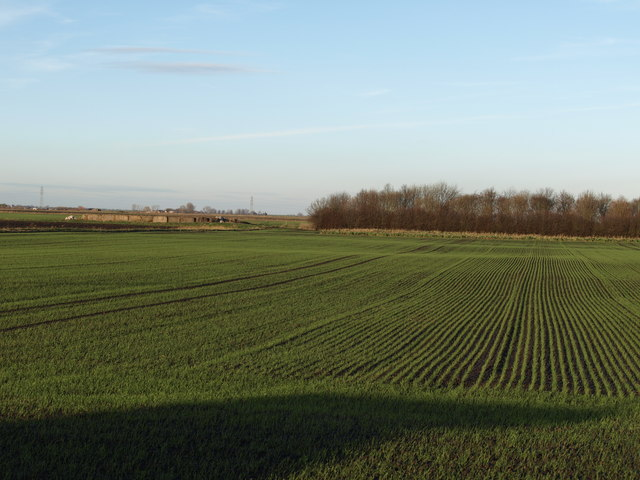
#> input picture samples/crop_rows.jpg, 640 x 480 px
$ python row_detect.py samples/crop_rows.jpg
#> lines starting #> are read from the running program, lines starting #| are printed output that depends on the picture; after the words box and inside, x2 and y2 are one past the last pixel; in counts of white or black regions, pixels touching at a corner belong together
"""ExG + Hough/RANSAC crop-row guidance. No learned weights or network calls."""
from __future__ import annotations

import argparse
import json
from pathlib import Path
import sys

import cv2
import numpy as np


def vegetation_mask(image: np.ndarray, roi_top: float) -> np.ndarray:
    """Normalized excess green: 2g-r-b, with Otsu and a positive-green floor."""
    b, g, r = cv2.split(image.astype(np.float32))
    total = np.maximum(r + g + b, 1)
    exg = (2 * g - r - b) / total
    positive = np.uint8(np.clip(exg, 0, 1) * 255)
    y0 = int(image.shape[0] * roi_top)
    threshold, _ = cv2.threshold(positive[y0:], 0, 255, cv2.THRESH_BINARY + cv2.THRESH_OTSU)
    mask = np.uint8((positive > max(15, threshold)) & (g > r * 1.04) & (g > b * 1.02)) * 255
    mask[:y0] = 0
    return cv2.morphologyEx(mask, cv2.MORPH_OPEN, np.ones((3, 3), np.uint8))


def fit_rows(mask: np.ndarray, roi_top: float) -> list[dict]:
    """Hough seeds, local RANSAC x=a*y+b, then least-squares on inliers."""
    h, w = mask.shape
    y0, y1 = int(h * roi_top), int(h * 0.95)
    edges = cv2.Canny(mask, 50, 150)
    edges[:y0 + 3] = 0
    edges[y1:] = 0
    segments = cv2.HoughLinesP(edges, 1, np.pi / 720, threshold=30,
                              minLineLength=max(25, int(h * 0.13)), maxLineGap=int(h * 0.06))
    if segments is None:
        return []
    ys, xs = np.nonzero(edges)
    # Bound work on large, leafy images; deterministic across invocations.
    rng = np.random.default_rng(7)
    if len(xs) > 35000:
        take = rng.choice(len(xs), 35000, replace=False)
        xs, ys = xs[take], ys[take]
    candidates = []
    band = max(3, w * 0.009)
    for x0, sy0, x1, sy1 in segments.reshape(-1, 4):
        if abs(sy1 - sy0) < h * 0.12:
            continue
        a = (x1 - x0) / (sy1 - sy0)
        b = x0 - a * sy0
        if abs(a) > 2:
            continue
        near = np.abs(xs - (a * ys + b)) < band * 2
        xx, yy = xs[near], ys[near]
        if len(xx) < 25:
            continue
        best = None
        for _ in range(35):
            i, j = rng.choice(len(xx), 2, replace=False)
            if abs(float(yy[i]) - yy[j]) < h * 0.10:
                continue
            ra = (float(xx[j]) - xx[i]) / (float(yy[j]) - yy[i])
            rb = xx[i] - ra * yy[i]
            inliers = np.abs(xx - (ra * yy + rb)) < band
            if best is None or inliers.sum() > best.sum():
                best = inliers
        if best is None or best.sum() < 25:
            continue
        a, b = np.polyfit(yy[best], xx[best], 1)
        coverage = len(np.unique(np.clip(((yy[best] - y0) / (y1 - y0) * 12).astype(int), 0, 11))) / 12
        if coverage < 0.58:
            continue
        bottom, top = a * y1 + b, a * y0 + b
        if not (-0.2 * w < bottom < 1.2 * w and -0.1 * w < top < 1.1 * w):
            continue
        score = coverage * min(1, best.sum() / (y1 - y0))
        candidates.append(dict(a=float(a), b=float(b), bottom=float(bottom), top=float(top), score=float(score)))
    rows = []
    for line in sorted(candidates, key=lambda x: x['score'], reverse=True):
        if all(abs(line['bottom'] - other['bottom']) > w * 0.035 or
               abs(line['top'] - other['top']) > w * 0.035 for other in rows):
            rows.append(line)
    return sorted(rows[:24], key=lambda x: x['bottom'])


def select_pair(rows: list[dict], h: int, w: int, roi_top: float):
    pairs = []
    for left in rows:
        for right in rows:
            width = right['bottom'] - left['bottom']
            far_width = right['top'] - left['top']
            if not (w * 0.08 < width < w * 0.85 and 0 < far_width < width * 0.92):
                continue
            if not left['bottom'] < w / 2 < right['bottom']:
                continue
            da = right['a'] - left['a']
            if da <= 0:
                continue
            vy = (left['b'] - right['b']) / da
            vx = left['a'] * vy + left['b']
            if not (-h * 0.5 < vy < h * roi_top and w * 0.05 < vx < w * 0.95):
                continue
            # Prefer nearby, supported boundaries around the current optical axis.
            center_error = abs((left['bottom'] + right['bottom']) / 2 - w / 2) / w
            score = left['score'] + right['score'] - 1.5 * center_error - 0.15 * width / w
            pairs.append((score, left, right))
    if not pairs:
        return None
    _, left, right = max(pairs, key=lambda x: x[0])
    return left, right


def detect(image: np.ndarray, roi_top: float = 0.40, deadband: float = 0.04):
    original_h, original_w = image.shape[:2]
    scale = min(1, 1000 / original_w)
    work = cv2.resize(image, (round(original_w * scale), round(original_h * scale)))
    h, w = work.shape[:2]
    mask = vegetation_mask(work, roi_top)
    rows = fit_rows(mask, roi_top)
    pair = select_pair(rows, h, w, roi_top)
    canvas = work.copy()
    green = np.zeros_like(canvas)
    green[:, :, 1] = mask
    canvas = cv2.addWeighted(canvas, 1, green, 0.16, 0)
    y0, y1 = int(h * roi_top), int(h * 0.95)
    cv2.line(canvas, (0, y0), (w - 1, y0), (160, 160, 160), 1)
    result = dict(status='unknown', hint='unknown', offset_px=None, offset_fraction=None,
                  candidate_rows=len(rows), lookahead_y_fraction=0.70)
    if pair:
        left, right = pair
        lookahead = int(h * 0.70)
        target = sum(row['a'] * lookahead + row['b'] for row in pair) / 2
        offset = target - w / 2
        hint = 'centered' if abs(offset / w) <= deadband else ('right' if offset > 0 else 'left')
        result.update(status='detected', hint=hint, offset_px=round(offset / scale, 1),
                      offset_fraction=round(offset / w, 4))
        overlay = canvas.copy()
        polygon = np.array([[left['top'], y0], [right['top'], y0],
                            [right['bottom'], y1], [left['bottom'], y1]], np.int32)
        cv2.fillPoly(overlay, [polygon], (70, 190, 80))
        canvas = cv2.addWeighted(canvas, 0.82, overlay, 0.18, 0)
        for row in pair:
            cv2.line(canvas, (round(row['top']), y0), (round(row['bottom']), y1), (0, 230, 255), 4, cv2.LINE_AA)
        cv2.line(canvas, (w // 2, y1), (w // 2, lookahead), (255, 255, 255), 1)
        cv2.arrowedLine(canvas, (w // 2, y1), (round(target), lookahead), (255, 80, 255), 5, cv2.LINE_AA, tipLength=0.15)
        cv2.circle(canvas, (round(target), lookahead), 6, (255, 255, 255), -1)
        label = f'{hint.upper()} | target offset {result["offset_px"]:+.1f} px ({offset / w:+.1%} width)'
    else:
        label = 'UNKNOWN | no supported perspective row pair'
    cv2.rectangle(canvas, (0, 0), (w, 77), (24, 31, 25), -1)
    font_scale = min(0.66, w / 1050)
    cv2.putText(canvas, label, (15, 30), cv2.FONT_HERSHEY_SIMPLEX, font_scale, (255, 255, 255), 1, cv2.LINE_AA)
    cv2.putText(canvas, 'ExG + Hough / RANSAC | yellow: selected rows | magenta: guidance',
                (15, 58), cv2.FONT_HERSHEY_SIMPLEX, font_scale * 0.82, (195, 220, 200), 1, cv2.LINE_AA)
    return cv2.resize(canvas, (original_w, original_h)), result, mask


def main() -> int:
    parser = argparse.ArgumentParser(description=__doc__)
    parser.add_argument('image', type=Path)
    parser.add_argument('-o', '--output', type=Path, help='Default: <input>_annotated.jpg')
    parser.add_argument('--roi-top', type=float, default=0.40, help='Start of ground ROI, fraction of height (default 0.40)')
    parser.add_argument('--deadband', type=float, default=0.04, help='Centered tolerance as image-width fraction')
    parser.add_argument('--mask-output', type=Path, help='Optional diagnostic vegetation-mask PNG')
    args = parser.parse_args()
    if not 0.1 <= args.roi_top <= 0.75 or not 0 <= args.deadband <= 0.25:
        parser.error('roi-top must be 0.1..0.75; deadband must be 0..0.25')
    output = args.output or args.image.with_name(args.image.stem + '_annotated.jpg')
    if output.resolve() == args.image.resolve() or (args.mask_output and
            args.mask_output.resolve() in (args.image.resolve(), output.resolve())):
        parser.error('input, output, and mask paths must be distinct')
    try:
        image = cv2.imdecode(np.fromfile(args.image, dtype=np.uint8), cv2.IMREAD_COLOR)
#> image is the input picture: shape (480, 640, 3); mean B, G, R 117.1, 130.3, 119.9
        if image is None or min(image.shape[:2]) < 100:
            raise ValueError('Input must be a readable image at least 100x100 pixels')
        annotated, result, mask = detect(image, args.roi_top, args.deadband)
#> in vegetation_mask, `b, g, r = cv2.split(image.astype(np.float32))`:
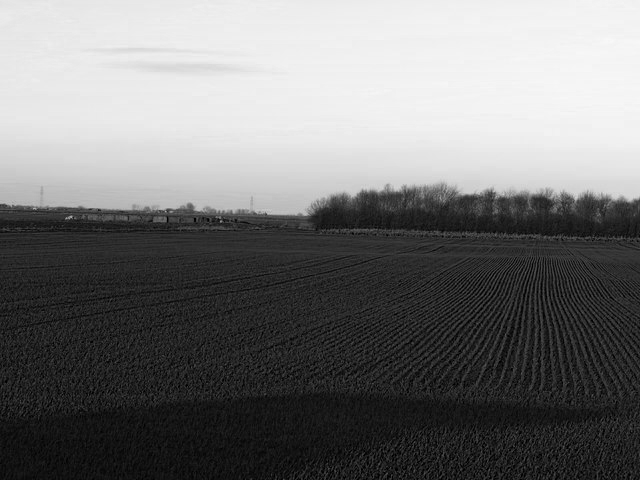
#> b: shape (480, 640) float32; min 0, max 248, mean 117.1
#> in vegetation_mask, `b, g, r = cv2.split(image.astype(np.float32))`:
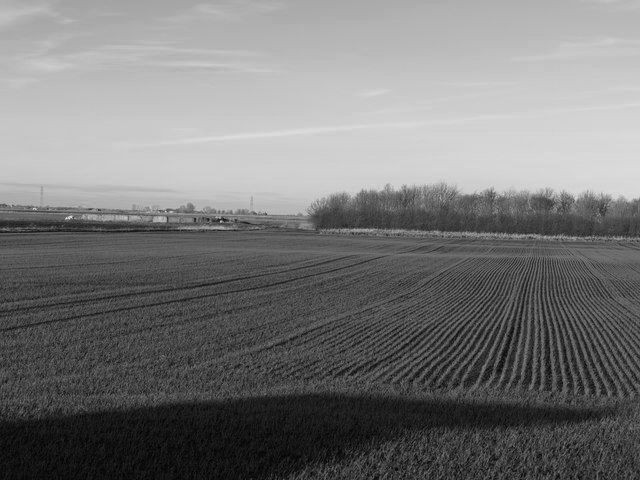
#> r: shape (480, 640) float32; min 0, max 224, mean 119.9
#> in vegetation_mask, `exg = (2 * g - r - b) / total`:
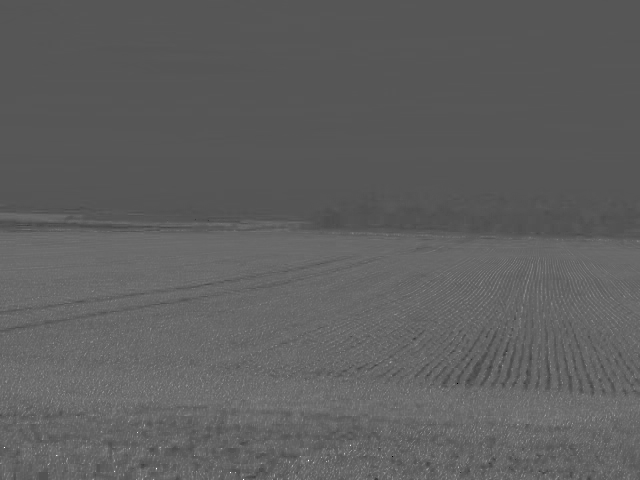
#> exg: shape (480, 640) float32; min -1, max 2, mean 0.123; drawn with min black and max white
#> in vegetation_mask, `positive = np.uint8(np.clip(exg, 0, 1) * 255)`:
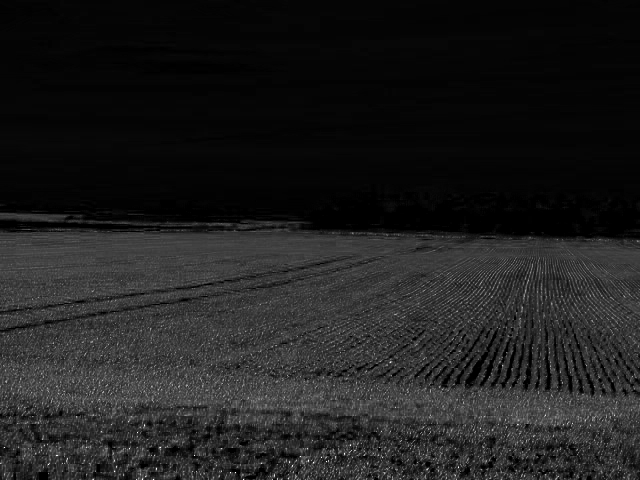
#> positive: shape (480, 640); min 0, max 255, mean 31.1
#> in vegetation_mask, `threshold, _ = cv2.threshold(positive[y0:], 0, 255, cv2.THRESH_BINARY ..`: threshold = 38
#> in vegetation_mask, `mask = np.uint8((positive > max(15, threshold)) & (g > r * 1.04) & (g ..`:
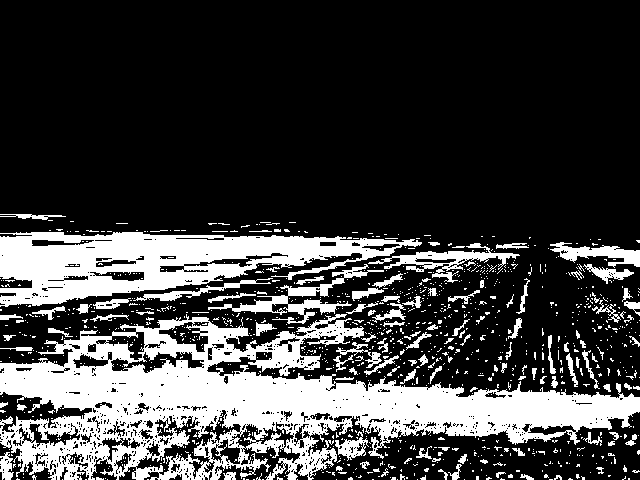
#> mask: shape (480, 640); 25.2% white; 1115 white regions (1000 under 20 px), largest, box (x1, y1, x2, y2) and area: (0, 314, 640, 480) 44986, (0, 232, 422, 307) 16050, (208, 264, 384, 324) 1881
#> in vegetation_mask, `return cv2.morphologyEx(mask, cv2.MORPH_OPEN, np.ones((3, 3), np.uint8))`: returned value: shape (480, 640); 21.1% white; 304 white regions (154 under 20 px), largest, box (x1, y1, x2, y2) and area: (0, 323, 640, 476) 33066, (0, 232, 396, 307) 15273, (224, 287, 336, 323) 1177
#> in fit_rows, `edges = cv2.Canny(mask, 50, 150)`: edges: shape (480, 640); 4.9% white in thin lines or dots, all inside (x1, y1, x2, y2) = (0, 213, 640, 480)
#> in fit_rows, `edges[y1:] = 0`:
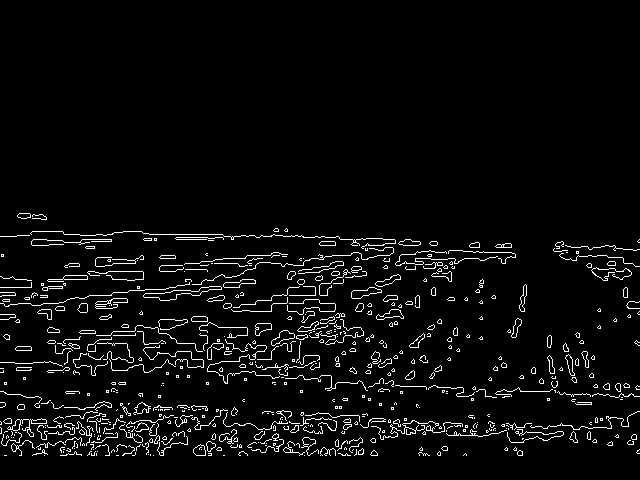
#> edges: shape (480, 640); 4.4% white in thin lines or dots, all inside (x1, y1, x2, y2) = (0, 213, 640, 456)
#> in fit_rows, `segments = cv2.HoughLinesP(edges, 1, np.pi / 720, threshold=30, minLin..`: segments = 223 rows, first 6: [379, 431, 633, 443], [257, 428, 571, 425], [1, 423, 531, 423], [0, 362, 152, 370], [48, 343, 418, 343], [41, 309, 255, 280]
#> in fit_rows, `ys, xs = np.nonzero(edges)`: ys = 13458 values from 213 to 455; xs = 13458 values, max 639 at index 632, min 0 at index 322, mean 279
#> the loop in fit_rows, `for x0, sy0, x1, sy1 in segments.reshape(-1, 4):` made 223 passes
#> after the loop in fit_rows, `for x0, sy0, x1, sy1 in segments.reshape(-1, 4):`: candidates = []
#> in detect, `y0, y1 = int(h * roi_top), int(h * 0.95)`: y0 = 192; y1 = 456
#> in detect, `result = dict(status='unknown', hint='unknown', offset_px=None, offset..`: result = 6 items
#> in detect, `cv2.putText(canvas, 'ExG + Hough / RANSAC | yellow: selected rows | ma..`:
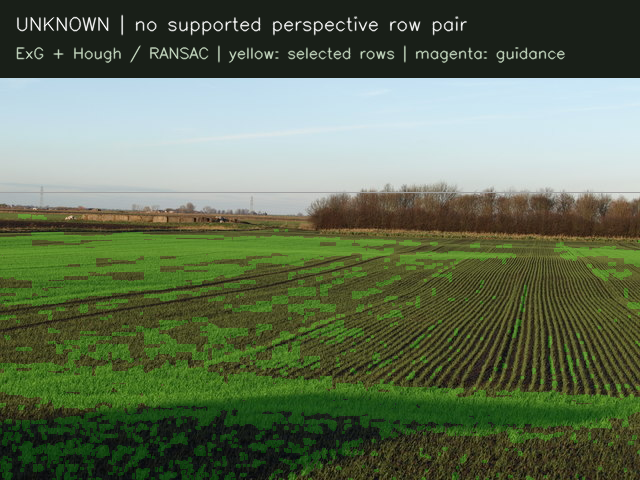
#> canvas: shape (480, 640, 3); mean B, G, R 84.1, 110.6, 96
#> result = 6 items
        for path, pixels in [(output, annotated)] + ([(args.mask_output, mask)] if args.mask_output else []):
            ok, encoded = cv2.imencode(path.suffix, pixels)
            if not ok:
                raise ValueError(f'Cannot encode {path}')
            encoded.tofile(path)
#> this loop made 1 pass
        print(json.dumps(dict(input=str(args.image), output=str(output), **result)))
#| {"input": "samples/crop_rows.jpg", "output": "samples/crop_rows_annotated.jpg", "status": "unknown", "hint": "unknown", "offset_px": null, "offset_fraction": null, "candidate_rows": 0, "lookahead_y_fraction": 0.7}
        return 0 if result['status'] == 'detected' else 2
    except (OSError, ValueError, cv2.error) as exc:
        print(f'error: {exc}', file=sys.stderr)
        return 1


if __name__ == '__main__':
#> (the run stopped early here; a loop or call above may not have finished)
